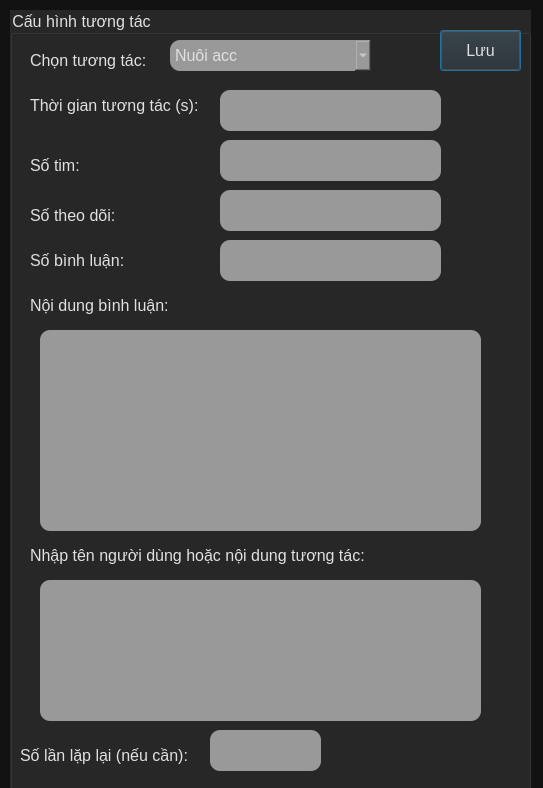
<?xml version="1.0" encoding="UTF-8"?>
<ui version="4.0">
 <class>DialogConfigAcctionTiktok</class>
 <widget class="QDialog" name="DialogConfigAcctionTiktok">
  <property name="geometry">
   <rect>
    <x>0</x>
    <y>0</y>
    <width>543</width>
    <height>788</height>
   </rect>
  </property>
  <property name="windowTitle">
   <string>Dialog</string>
  </property>
  <property name="styleSheet">
   <string notr="true">background-color: #121212	</string>
  </property>
  <widget class="QGroupBox" name="configTiktokGroupBox">
   <property name="geometry">
    <rect>
     <x>10</x>
     <y>10</y>
     <width>521</width>
     <height>781</height>
    </rect>
   </property>
   <property name="font">
    <font>
     <pointsize>12</pointsize>
    </font>
   </property>
   <property name="styleSheet">
    <string notr="true">background-color: #272727;color:#E0E0E0</string>
   </property>
   <property name="title">
    <string>Cấu hình tương tác</string>
   </property>
   <widget class="QLabel" name="label">
    <property name="geometry">
     <rect>
      <x>20</x>
      <y>40</y>
      <width>121</width>
      <height>21</height>
     </rect>
    </property>
    <property name="font">
     <font>
      <pointsize>12</pointsize>
     </font>
    </property>
    <property name="text">
     <string>Chọn tương tác:</string>
    </property>
   </widget>
   <widget class="QComboBox" name="listActionComboBox">
    <property name="geometry">
     <rect>
      <x>160</x>
      <y>30</y>
      <width>201</width>
      <height>31</height>
     </rect>
    </property>
    <property name="font">
     <font>
      <pointsize>12</pointsize>
     </font>
    </property>
    <property name="styleSheet">
     <string notr="true">background-color:#999999	;color:#E0E0E0;border-radius:10px</string>
    </property>
    <item>
     <property name="text">
      <string>Nuôi acc</string>
     </property>
    </item>
    <item>
     <property name="text">
      <string>Tương tác newfeed</string>
     </property>
    </item>
    <item>
     <property name="text">
      <string>Tương tác user</string>
     </property>
    </item>
    <item>
     <property name="text">
      <string>Tương tác theo chủ đề</string>
     </property>
    </item>
    <item>
     <property name="text">
      <string>Tương tác live</string>
     </property>
    </item>
   </widget>
   <widget class="QLabel" name="label_2">
    <property name="geometry">
     <rect>
      <x>20</x>
      <y>80</y>
      <width>171</width>
      <height>31</height>
     </rect>
    </property>
    <property name="font">
     <font>
      <pointsize>12</pointsize>
     </font>
    </property>
    <property name="text">
     <string>Thời gian tương tác (s):</string>
    </property>
   </widget>
   <widget class="QLineEdit" name="timeActionText">
    <property name="geometry">
     <rect>
      <x>210</x>
      <y>80</y>
      <width>221</width>
      <height>41</height>
     </rect>
    </property>
    <property name="font">
     <font>
      <pointsize>12</pointsize>
     </font>
    </property>
    <property name="styleSheet">
     <string notr="true">background-color:#999999	;color:#E0E0E0;border-radius:10px</string>
    </property>
   </widget>
   <widget class="QLabel" name="label_3">
    <property name="geometry">
     <rect>
      <x>20</x>
      <y>140</y>
      <width>91</width>
      <height>31</height>
     </rect>
    </property>
    <property name="font">
     <font>
      <pointsize>12</pointsize>
     </font>
    </property>
    <property name="text">
     <string>Số tim:</string>
    </property>
   </widget>
   <widget class="QLabel" name="label_4">
    <property name="geometry">
     <rect>
      <x>20</x>
      <y>190</y>
      <width>111</width>
      <height>31</height>
     </rect>
    </property>
    <property name="font">
     <font>
      <pointsize>12</pointsize>
     </font>
    </property>
    <property name="text">
     <string>Số theo dõi:</string>
    </property>
   </widget>
   <widget class="QLineEdit" name="liveAcctionText">
    <property name="geometry">
     <rect>
      <x>210</x>
      <y>130</y>
      <width>221</width>
      <height>41</height>
     </rect>
    </property>
    <property name="font">
     <font>
      <pointsize>12</pointsize>
     </font>
    </property>
    <property name="styleSheet">
     <string notr="true">background-color:#999999	;color:#E0E0E0;border-radius:10px</string>
    </property>
   </widget>
   <widget class="QLineEdit" name="followAcctionText">
    <property name="geometry">
     <rect>
      <x>210</x>
      <y>180</y>
      <width>221</width>
      <height>41</height>
     </rect>
    </property>
    <property name="font">
     <font>
      <pointsize>12</pointsize>
     </font>
    </property>
    <property name="styleSheet">
     <string notr="true">background-color:#999999	;color:#E0E0E0;border-radius:10px</string>
    </property>
   </widget>
   <widget class="QLineEdit" name="commentAcctionText">
    <property name="geometry">
     <rect>
      <x>210</x>
      <y>230</y>
      <width>221</width>
      <height>41</height>
     </rect>
    </property>
    <property name="font">
     <font>
      <pointsize>12</pointsize>
     </font>
    </property>
    <property name="styleSheet">
     <string notr="true">background-color:#999999	;color:#E0E0E0;border-radius:10px</string>
    </property>
   </widget>
   <widget class="QLabel" name="label_5">
    <property name="geometry">
     <rect>
      <x>20</x>
      <y>230</y>
      <width>101</width>
      <height>41</height>
     </rect>
    </property>
    <property name="font">
     <font>
      <pointsize>12</pointsize>
     </font>
    </property>
    <property name="text">
     <string>Số bình luận:</string>
    </property>
   </widget>
   <widget class="QLabel" name="label_6">
    <property name="geometry">
     <rect>
      <x>20</x>
      <y>270</y>
      <width>151</width>
      <height>51</height>
     </rect>
    </property>
    <property name="font">
     <font>
      <pointsize>12</pointsize>
     </font>
    </property>
    <property name="text">
     <string>Nội dung bình luận:</string>
    </property>
   </widget>
   <widget class="QTextEdit" name="contentCommentText">
    <property name="geometry">
     <rect>
      <x>30</x>
      <y>320</y>
      <width>441</width>
      <height>201</height>
     </rect>
    </property>
    <property name="font">
     <font>
      <pointsize>12</pointsize>
     </font>
    </property>
    <property name="styleSheet">
     <string notr="true">background-color:#999999	;color:#E0E0E0;border-radius:10px</string>
    </property>
   </widget>
   <widget class="QLabel" name="label_7">
    <property name="geometry">
     <rect>
      <x>20</x>
      <y>530</y>
      <width>361</width>
      <height>31</height>
     </rect>
    </property>
    <property name="font">
     <font>
      <pointsize>12</pointsize>
     </font>
    </property>
    <property name="text">
     <string>Nhập tên người dùng hoặc nội dung tương tác:</string>
    </property>
   </widget>
   <widget class="QTextEdit" name="userOrBaseText">
    <property name="geometry">
     <rect>
      <x>30</x>
      <y>570</y>
      <width>441</width>
      <height>141</height>
     </rect>
    </property>
    <property name="font">
     <font>
      <pointsize>12</pointsize>
     </font>
    </property>
    <property name="styleSheet">
     <string notr="true">background-color:#999999	;color:#E0E0E0;border-radius:10px</string>
    </property>
   </widget>
   <widget class="QLabel" name="label_8">
    <property name="geometry">
     <rect>
      <x>10</x>
      <y>730</y>
      <width>181</width>
      <height>31</height>
     </rect>
    </property>
    <property name="font">
     <font>
      <pointsize>12</pointsize>
     </font>
    </property>
    <property name="text">
     <string>Số lần lặp lại (nếu cần):</string>
    </property>
   </widget>
   <widget class="QLineEdit" name="numberOfRepetitions">
    <property name="geometry">
     <rect>
      <x>200</x>
      <y>720</y>
      <width>111</width>
      <height>41</height>
     </rect>
    </property>
    <property name="font">
     <font>
      <pointsize>12</pointsize>
     </font>
    </property>
    <property name="styleSheet">
     <string notr="true">background-color:#999999	;color:#E0E0E0;border-radius:10px</string>
    </property>
   </widget>
   <widget class="QPushButton" name="saveConfigBtn">
    <property name="geometry">
     <rect>
      <x>430</x>
      <y>20</y>
      <width>81</width>
      <height>41</height>
     </rect>
    </property>
    <property name="font">
     <font>
      <pointsize>12</pointsize>
     </font>
    </property>
    <property name="styleSheet">
     <string notr="true">background-color: #272727;color:#E0E0E0;</string>
    </property>
    <property name="text">
     <string>Lưu</string>
    </property>
   </widget>
  </widget>
 </widget>
 <resources/>
 <connections/>
</ui>
